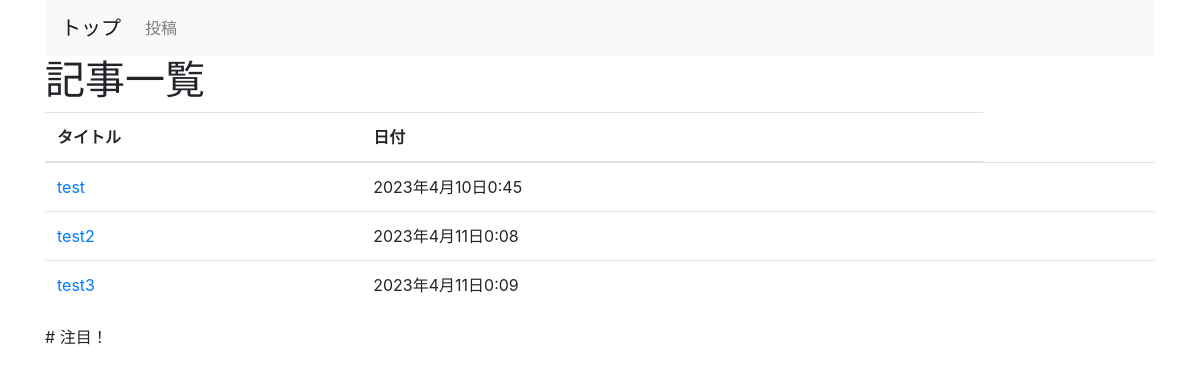
Before: /blog/post_list with the older database file.
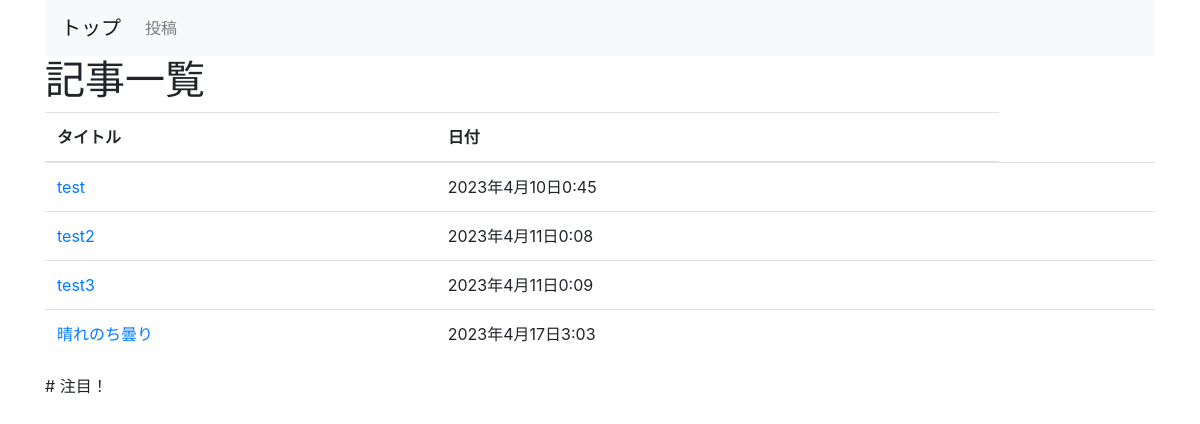
After: the same page with the newer database file.
### blog/models.py (models this page shows, shortened)
class Post(models.Model):
    title = models.CharField('タイトル', max_length=200)
    text = models.TextField('本文')
    date = models.DateTimeField('日付', default=timezone.now)

### blog/views.py (the view)
# urls.py: path('post_list', views.PostListView.as_view(), name='post_list'),
class PostListView(generic.ListView):
    model = Post # 一覧表示させたいモデルを呼び出し

### blog/templates/blog/post_list.html (shortened to what this page needs)
{% extends 'base.html' %}
{% block content %}
<h1>記事一覧</h1>
<table class="table">
  <thead>
    <tr>
      <th>タイトル</th>
      <th>日付</th>
    </tr>
  </thead>
  <tbody>
    {% for post in post_list %}
    <tr>
      <td><a href="{% url 'blog:post_detail' post.pk %}">{{ post.title }}</a></td>
      <td>{{ post.date }}</td>
      <td>
      </td>
      <td>
      </td>
    </tr>
    {% endfor %}
  </tbody>
</table>
{% endblock %}

### blog/templates/base.html (shortened to what this page needs)
<!DOCTYPE html>
<html lang="en">
<head>
  <link rel="stylesheet" href="https://maxcdn.bootstrapcdn.com/bootstrap/4.0.0-beta.2/css/bootstrap.min.css">
</head>
<body>
  <div class="container">
    <nav class="navbar navbar-expand-lg navbar-light bg-light">
        <a class="navbar-brand" href="{% url 'blog:post_list' %}">トップ</a>
        <div class="collapse navbar-collapse" id="navbarSupportedContent">
            <ul class="navbar-nav mr-auto">
                <li class="nav-item">
                    <a class="nav-link" href="{% url 'blog:post_create' %}">投稿</a>
                </li>
            </ul>
        </div>
    </nav>
    {% block content %}{% endblock %}      # 注目！
</div>
</body>
</html>

Changed rows visible on the page:
added Post: title "晴れのち曇り", date "2023年4月17日3:03"
